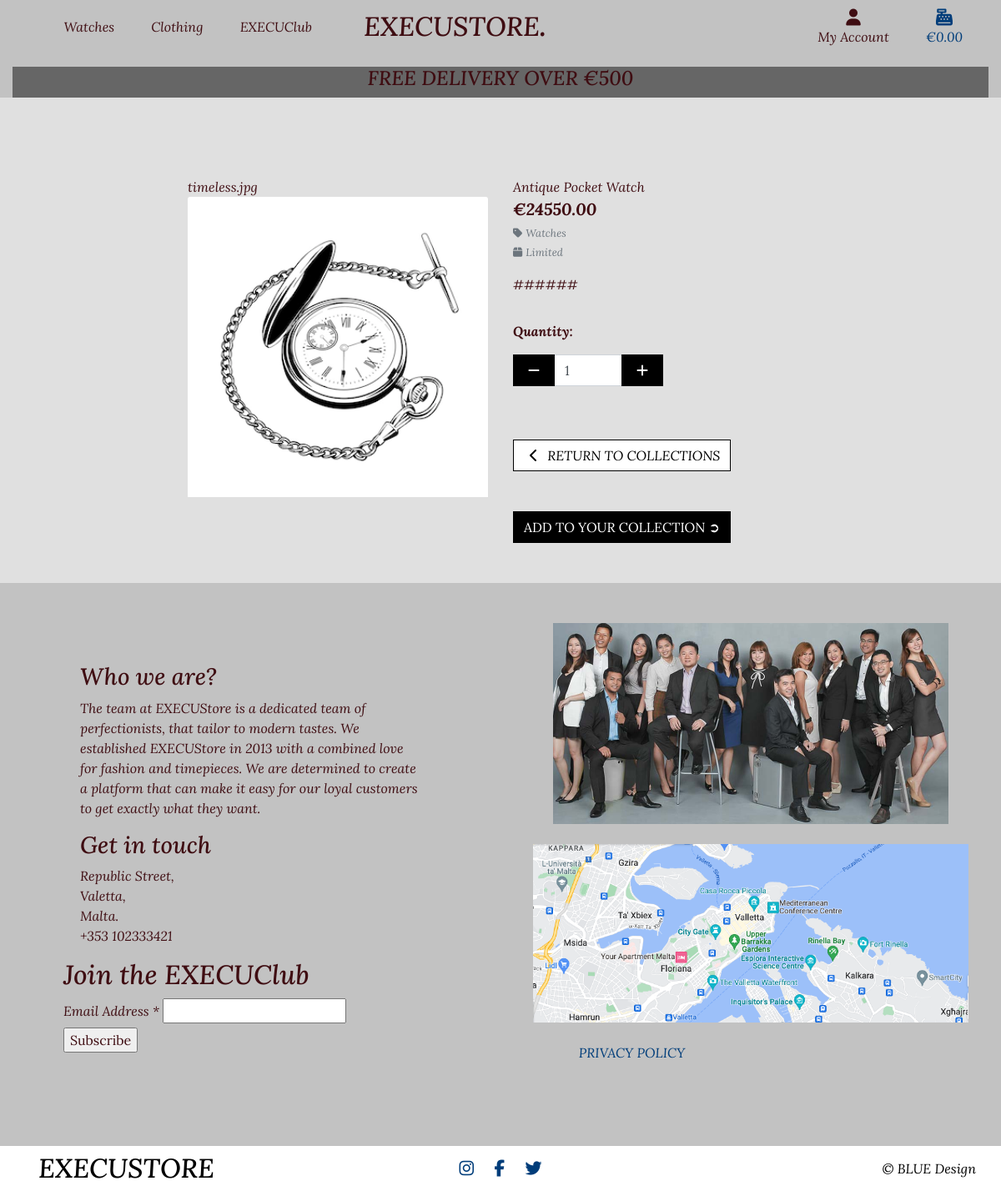
Page /products/3/ on the committed database.
### products/models.py (models this page shows, shortened)
class Product(models.Model):
    category = models.ForeignKey('Category', null=True, blank=True,
                                 on_delete=models.SET_NULL)
    name = models.CharField(max_length=255)
    product_id = models.CharField(max_length=254, null=True, blank=True)
    description = models.TextField()
    price = models.DecimalField(max_digits=15, decimal_places=2)
    availability = models.CharField(max_length=255)
    image_url = models.URLField(max_length=1024, null=True, blank=True)
    image = models.ImageField(null=True, blank=True)

class Category(models.Model):
    name = models.CharField(max_length=254)
    friendly_name = models.CharField(max_length=254, null=True, blank=True)

### products/views.py (the view)
# urls.py: path('<int:product_id>/', views.product_detail, name='product_detail'),
def product_detail(request, product_id):
    product = get_object_or_404(Product, pk=product_id)
    context = {
        'product': product
    }
    return render(request, 'products/product_detail.html', context)

### bag/contexts.py (called while the page is built, shortened)
def bag_contents(request):
    bag_items = []
    total = 0
    product_count = 0
    bag = request.session.get('bag', {})
    if total < settings.FREE_DELIVERY_THRESHOLD:
        delivery = total * Decimal(settings.STANDARD_DELIVERY_PERCENTAGE / 100)
        free_delivery_delta = settings.FREE_DELIVERY_THRESHOLD - total
    else:
        delivery = 0
        free_delivery_delta = 0
    grand_total = delivery + total
    context = {
        'bag_items': bag_items,
        'total': total,
        'product_count': product_count,
        'delivery': delivery,
        'free_delivery_delta': free_delivery_delta,
        'free_delivery_threshold': settings.FREE_DELIVERY_THRESHOLD,
        'grand_total': grand_total,
    }
    return context

### products/templates/products/product_detail.html (shortened to what this page needs)
{% extends "base.html" %}
{% load static %}
{% block page_header %}
    <div class="container header-container">
    </div>
{% endblock %}
{% block content %}
    <div class="container-fluid">
        <div class="row">
            <div class="col-12 col-md-6 col-lg-4 offset-lg-2">
                <div class="image-container my-5">
                    {{ product.image }}
                        <a href="{{ product.image.url }}" target="_blank">
                            <img class="card-img-top img-fluid" src="{{ product.image.url }}" alt="{{ product.name }}">
                        </a>
                </div>
            </div>
            <div class="col-12 col-md-6 col-lg-4">
                <div class="product-details-container mb-5 mt-md-5">
                    <p class="mb-0">{{ product.name }}</p>
                    <p class="lead mb-0 text-left font-weight-bold">€{{ product.price }}</p>
                    {% if product.category %}
                    <p class="small mt-1 mb-0">
                        <a class="text-muted" href="{% url 'products' %}?category={{ product.category.name }}">
                            <i class="fas fa-tag mr-1"></i>{{ product.category.friendly_name }}
                        </a>
                    </p>
                    {% endif %}
                    {% if product.availability %}
                        <small class="text-muted"><i class="fas fa-light fa-box mr-1"></i>{{ product.availability }}</small>
                    {% else %}
                        <small class="text-muted">Contact For Availability</small>
                    {% endif %}
                    <p class="mt-3">{{ product.description }}</p>
                    <form class="form" action="{% url 'add_to_bag' product.id %}" method="POST">
                        <div class="form-row">
                            <div class="col-12">
                                <p class="mt-3"><strong>Quantity:</strong></p>
                                <div class="form-group w-50">
                                    <div class="input-group input-group-{{ product.id }}">
                                        <div class="input-group-prepend">
                                            <button class="decrement-qty btn btn-black rounded-0 decrement-qty_{{ product.id }}"
                                                data-item_id="{{ product.id }}">
                                                <span class="icon">
                                                    <i class="fas fa-minus"></i>
                                                </span>
                                            </button>
                                        </div>
                                        <input class="form-control qty_input id_qty_{{ product.id }}" type="number"
                                            name="quantity" value="1" min="1" max="9"
                                            data-item_id="{{ product.id }}">
                                        <div class="input-group-append">
                                            <button class="increment-qty btn btn-black rounded-0 increment-qty_{{ product.id }}"
                                                data-item_id="{{ product.id }}">
                                                <span class="icon">
                                                    <i class="fas fa-plus"></i>
                                                </span>
                                            </button>
                                        </div>
                                    </div>
                                </div>
                            </div>
                            <div class="col-12">
                                <a href="{% url 'products' %}" class="btn btn-outline-black rounded-0 mt-5">
                                    <span class="icon">
                                        <i class="fas fa-chevron-left"></i>
                                    </span>
                                    <span class="text-uppercase">Return To Collections</span>
                                </a>
                                <input type="submit" class="btn btn-black rounded-0 text-uppercase mt-5"  value="Add To Your Collection &#10162;">
                            </div>
                        </div>
                    </form>
                </div>
            </div>
        </div>
    </div>
{% endblock %}

### static/css/base.css (style rules this page uses)
html { height: 100%; }
body { background: url('/media/homepage-image.jpg') no-repeat center center fixed; background-size: cover; color: #3F0D12; font-family: 'Lora'; font-style: italic; box-sizing: border-box; }
.icon { align-items: center; display: inline-flex; justify-content: center; height: 1.5rem; width: 1.5rem; }
.btn-black { background: black; color: white; }
.btn-outline-black { background: white; color: black !important; border: 1px solid black; }
@media (min-width: 1200px) { .container { max-width: 80%; } }
@media (min-width: 992px) { .header-container { padding-top: 164px; } }
.row { margin: 0; }

### rows in the picture
Product: image "timeless.jpg", image (picture), name "Antique Pocket Watch", price "24550.00", category.friendly_name "Watches", availability "Limited", description "######"

### other values in the picture
{{ free_delivery_threshold }} "500"
